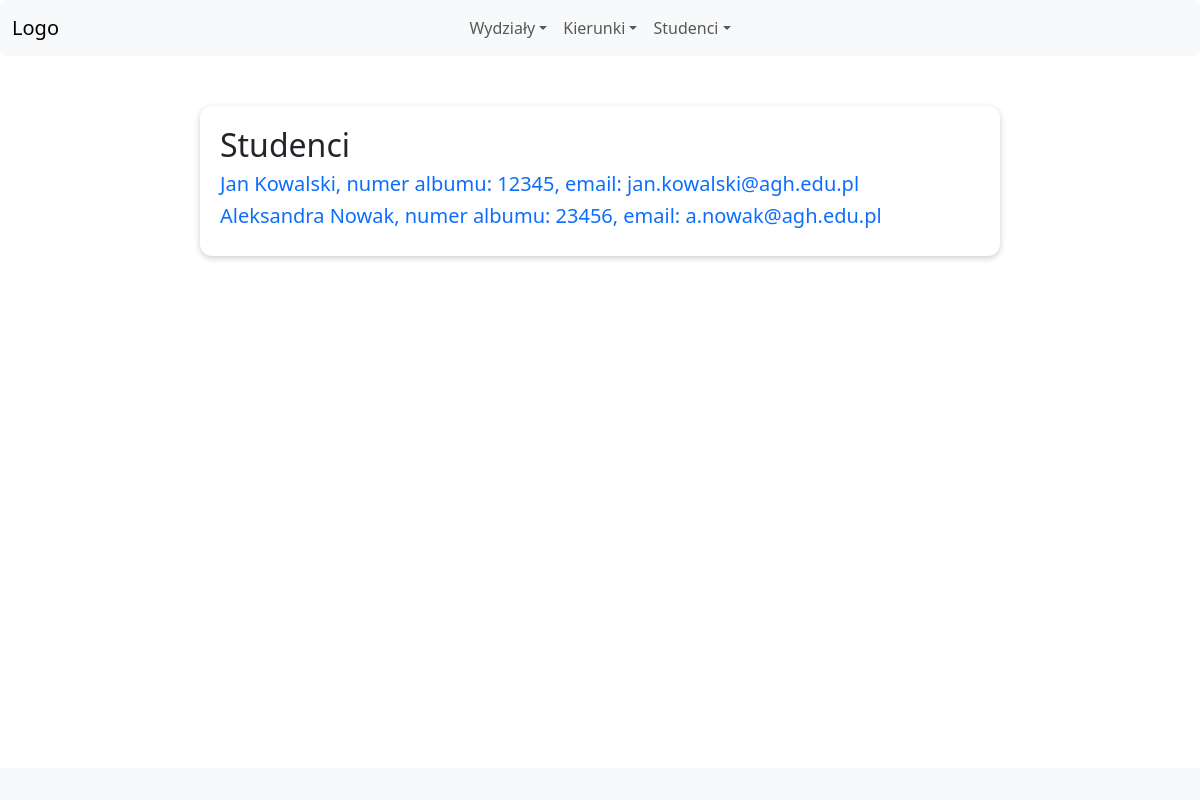
Screenshot of /studenci/ with the database file from the repository.
### www/models.py (models this page shows, shortened)
class Student(models.Model):
    imie = models.CharField(max_length=100)
    nazwisko = models.CharField(max_length=100)
    nr_albumu = models.CharField(max_length=15)
    email = models.EmailField(max_length=150)
    kierunki = models.ManyToManyField(Kierunek)
    zdjecie = models.ImageField(upload_to='images')
    utworzono = models.DateTimeField(auto_now=False, auto_now_add=True)
    class Meta:
        verbose_name_plural = 'Studenci'

### www/views.py (the view)
# urls.py: path('studenci/', views.studenci_lista, name='studenci-lista'),
def studenci_lista(request):
    return render(request, 'www/studenci.html', {
        'studenci': studenci
        })

### www/templates/www/studenci.html (shortened to what this page needs)
{% extends "www/base.html" %}
{% load static %}
{% block css %}
<link rel="stylesheet" href="{% static 'www/style.css' %}">
{% endblock %}
{% block content %}
<div id="studenci">
    <h2>Studenci</h2>
    {% for student in studenci %}
    <h5><a href="{% url 'detail-student' pk=student.pk %}">{{student.imie}} {{student.nazwisko}}, numer albumu: {{student.nr_albumu}}, email: {{ student.email }}</a></h5>
    {% endfor %}
</div>
{% endblock %}

### www/static/www/style.css (style rules this page uses)
form, #wydzialy, #kierunki, #studenci, #wszystko, #student { margin: 50px auto; width: 80%; max-width: 800px; padding: 20px; border-radius: 12px; box-shadow: 0 2px 6px rgba(0,0,0,0.2); }
a:link { text-decoration: none; }

### rows the page displays
Student: imie "Jan", nazwisko "Kowalski", nr_albumu "12345", email "jan.kowalski@agh.edu.pl"
Student: imie "Aleksandra", nazwisko "Nowak", nr_albumu "23456", email "a.nowak@agh.edu.pl"
